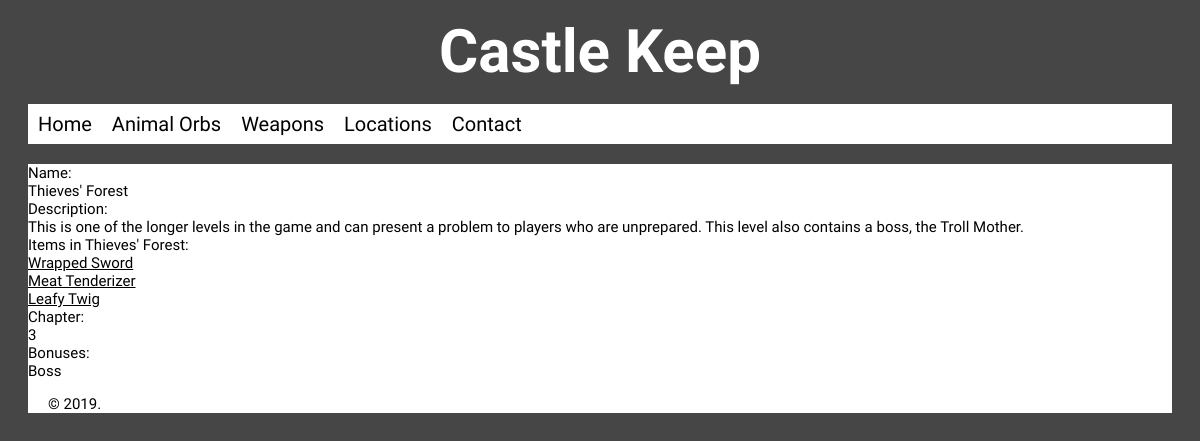
The app's page /location/6 with its own data.
### app/models.py (models this page shows)
class Location(db.Model):
    __tablename__ = 'Location'
    id = db.Column(db.Integer, primary_key=True, nullable=False)
    name = db.Column(db.String(100), nullable=False)
    description = db.Column(db.String(2000))
    chapter = db.Column(db.Integer, nullable=False)
    localeType = db.Column(db.String(10))
    orbs = db.relationship('Orb')
    weaponLoc = db.relationship('Weapon', backref = 'locale')

class Weapon(db.Model):
    __tablename__ = 'Weapon'
    id = db.Column(db.Integer, primary_key=True, nullable=False)
    name = db.Column(db.String(100), nullable=False)
    locationid = db.Column(db.Integer, db.ForeignKey('Location.id'), nullable=False)
    reqItem = db.Column(db.String(2000))
    reqLevel = db.Column(db.Integer, nullable=False)
    mode = db.Column(db.String(10), nullable=False)
    strength = db.Column(db.Integer)
    magic = db.Column(db.Integer)
    defense = db.Column(db.Integer)
    agility = db.Column(db.Integer)
    iceSpecial = db.Column(db.Integer)
    critSpecial = db.Column(db.Integer)
    fireSpecial = db.Column(db.Integer)
    elecSpecial = db.Column(db.Integer)
    poiSpecial = db.Column(db.Integer)
    cost = db.Column(db.Integer)

### app/routes.py (the view)
@app.route("/location/<id>")
def location_details(id):
    location = Location.query.filter_by(id = id).first()
    return render_template('location_details.html', page_title="Location Details", location=location)

### app/templates/location_details.html
{% extends 'layout.html' %}
{% block content %}
<section>
  <p>
    Name: <br> {{location.name}}
    <br>
    Description: <br> {{location.description}}
    <br>
    Items in {{location.name}}:
    <br>
    {% for weapon in location.weaponLoc %}
      <a href = "/weapon/{{weapon.id}}">{{weapon.name}}</a>
      <br>
    {% endfor %}
    Chapter: <br> {{location.chapter}}
    <br>
    Bonuses: <br> {{location.localeType}}
  </p>
{% endblock %}

### app/static/stylesheets/style.css (style rules this page uses)
html { background-color: #464646; color: #000000; }
p { font-family: 'Basic', sans-serif; font-size: 15px; text-align: justify; }
section, nav { background-color: #FFFFFF; margin: 0 20px 20px 20px; }
a:link { color: #000000; }
a { margin: 0; }

### records on screen
Location: name "Thieves' Forest", description "This is one of the longer levels in the game and can present a problem to players who are unprepared. This level also contains a boss, the Troll Mother.", chapter "3", localeType "Boss"
Weapon: name "Wrapped Sword"
Weapon: name "Meat Tenderizer"
Weapon: name "Leafy Twig"
